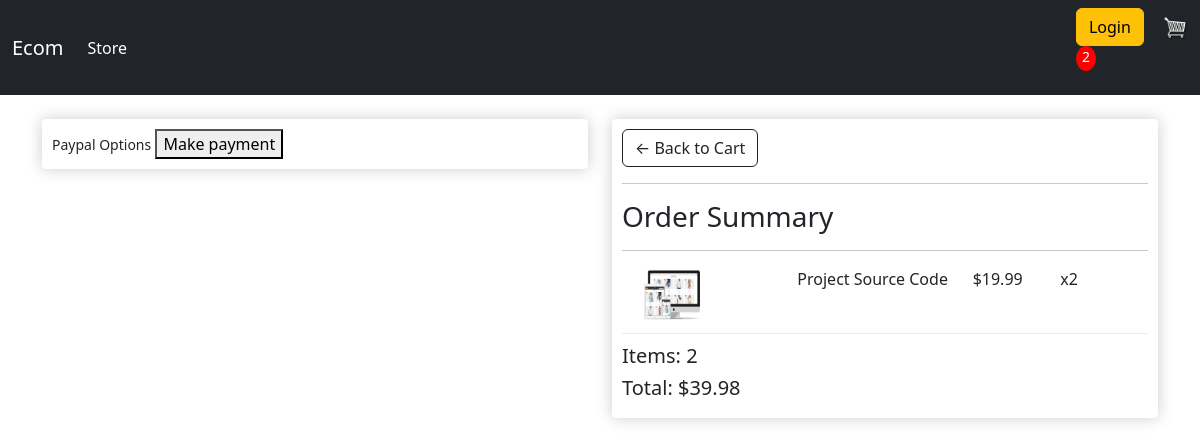
Screenshot of /checkout/ (signed in) with the database file from the repository.
### store/models.py (models this page shows, shortened)
class OrderItem(models.Model):
    product = models.ForeignKey(Product, on_delete=models.SET_NULL, null=True)
    order = models.ForeignKey(Order, on_delete=models.SET_NULL, null=True)
    quantity = models.IntegerField(default=0, null=True, blank=True)
    date_added = models.DateTimeField(auto_now_add=True)
    @property
    def get_total(self):
        total = self.product.price *self.quantity
        return total

class Product(models.Model):
    name = models.CharField(max_length=200)
    price = models.DecimalField(max_digits=8, decimal_places=2)
    digital = models.BooleanField(default=False, null=True, blank=True)
    image = models.ImageField(null=True, blank=True)
    @property
    def imageURL(self):
        try:
            url = self.image.url
        except:
            url = ''
        return url

class Order(models.Model):
    customer = models.ForeignKey(Customer, on_delete=models.SET_NULL, null=True, blank=True)
    date_ordered = models.DateTimeField(auto_now_add=True)
    complete = models.BooleanField(default=False)
    transaction_id = models.CharField(max_length=100, null=True)
    @property
    def shipping(self):
        shipping = False
        orderitems = self.orderitem_set.all()
        for i in orderitems:
            if i.product.digital == False:
                shipping = True
        return shipping
    @property
    def get_cart_total(self):
        orderitems = self.orderitem_set.all()
        total = sum([item.get_total for item in orderitems ])
        return total
    @property
    def get_cart_items(self):
        orderitems = self.orderitem_set.all()
        total = sum([item.quantity for item in orderitems ])
        return total

### store/views.py (the view)
# urls.py: path('checkout/', views.checkout, name='checkout'),
def checkout(request):
    data= cartData(request)
    cartItem = data['cartItem']
    order = data['order']
    items = data['items']
    context ={'items':items, 'order':order, 'cartItem':cartItem}
    return render(request, 'store/checkout.html', context)

### store/utils.py (called while the page is built)
def cartData(request):
    if request.user.is_authenticated:
        customer = request.user.customer
        order, created = Order.objects.get_or_create(customer=customer, complete=False)
        items = order.orderitem_set.all()
        cartItem = order.get_cart_items
    else:
        cookieData = cookieCart()
        cartItem = cookieData['cartItem']
    return {'cartItem':cartItem, 'order':order, 'items':items}

### store/templates/store/checkout.html (shortened to what this page needs)
{% extends 'store/main.html' %}
{% load static %}
{% block content %}
     <div class="row">
		<div class="col-lg-6">
			<br>
			<div class="box-element hidden" id="payment-info">
				<small>Paypal Options</small>
				<button id="make-payment">Make payment</button>
			</div>
		</div>
		<div class="col-lg-6 mt-4">
			<div class="box-element">
				<a  class="btn btn-outline-dark" href="{% url 'cart' %}">&#x2190; Back to Cart</a>
				<hr>
				<h3>Order Summary</h3>
				<hr>
				{% for item in items %}
				<div class="cart-row">
					<div style="flex:2"><img class="row-image" src="{{item.product.imageURL}}"></div>
					<div style="flex:2"><p>{{item.product.name}}</p></div>
					<div style="flex:1"><p>${{item.product.price|floatformat:2}}</p></div>
					<div style="flex:1"><p>x{{item.quantity}}</p></div>
				</div>
				{% endfor %}
				<h5>Items:   {{order.get_cart_items}}</h5>
				<h5>Total:   ${{order.get_cart_total|floatformat:2}}</h5>
			</div>
		</div>
	</div>
{% endblock content %}

### static/css/main.css (style rules this page uses)
body { background-color: hsl(0, 0%, 98%); }
h1,h2,h3,h4,h5,h6 { color:hsl(0, 0%, 30%); }
.box-element { box-shadow:hsl(0, 0%, 80%) 0 0 16px; background-color: #fff; border-radius: 4px; padding: 10px; }
.col-lg-4, .col-lg-6, .col-lg-8, .col-lg-12 { margin-top: 10px; }
.btn { border-radius: 0; }
.row-image { width: 100px; }
.cart-row { display: flex; align-items: flex-stretch; padding-bottom: 10px; margin-bottom: 10px; border-bottom: 1px solid #ececec; }

### rows the page displays
OrderItem: product.imageURL (picture), product.name "Project Source Code", product.price "19.99", quantity "2"
Order: get_cart_items "2", get_cart_total "39.98"

### other values shown
{{ cartItem }} "2"
